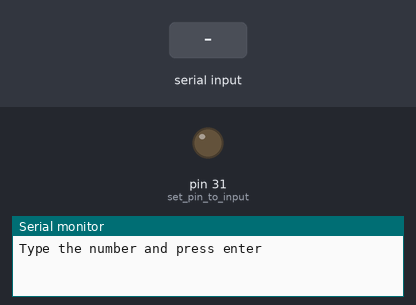
The sketch below on a simulated Arduino Mega 2560, built with avr-gcc and run on an emulated ATmega2560. Shown: output pins drawn as LEDs (lit = HIGH), the last lines printed to the serial monitor. Inputs (shaded band) come from the test bench.

Above: at 1.2 s.
1.3 s: "1" received over Serial
At 1.37 s:
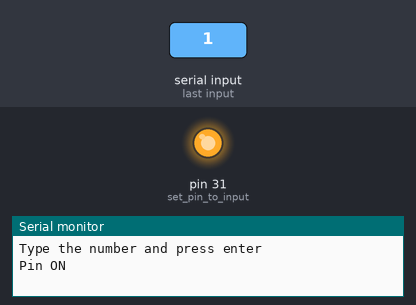
Timing chart, 0 to 4.3 s (numbered marks = the images above; inputs shaded):
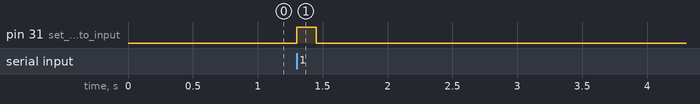

The sketch:

transistorTest.ino
```cpp
void setup() {
  // put your setup code here, to run once:
  pinMode(31, OUTPUT);           // set pin to input
  Serial.begin(115200);
  digitalWrite(31, LOW);
}

void loop() {
  char ch = 0;
  // put your main code here, to run repeatedly:
  Serial.println("Type the number and press enter");

  Serial.flush(); //flush all previous received and transmitted data
  while(!Serial.available()) ;

  ch = Serial.read();


  switch(ch)
  {
    case '1':
    Serial.println("Pin ON");
    digitalWrite(31, HIGH);
    delay(150);
    digitalWrite(31, LOW);
    Serial.println("Pin OFF");
    //delay(10000);
    Serial.println("-------------");
  }

}
```

Measured:
- after the input at 1.3 s, pin 31 (set_pin_to_input): LOW → HIGH at once, → LOW 0.15 s later
